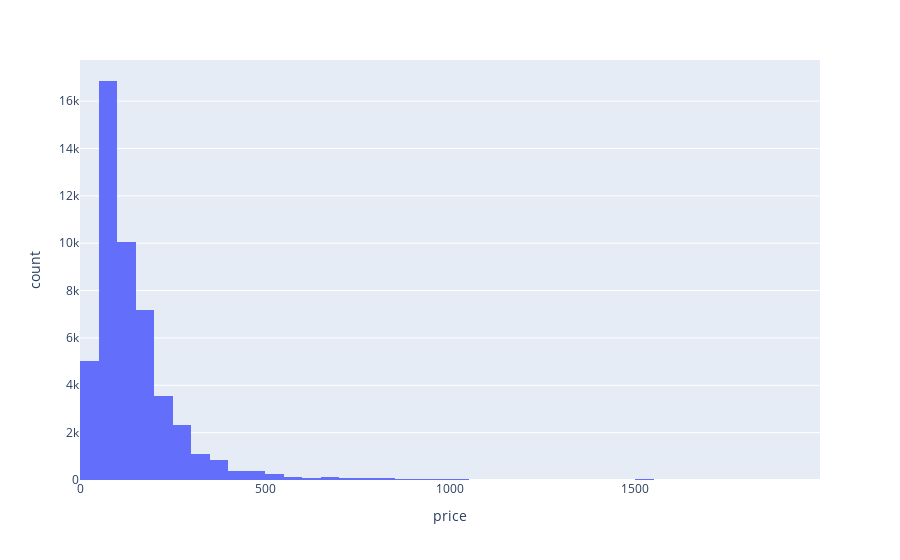

This figure's notebook cell:
### Markdown cell above
## What is the price distribution? There are more cheap or expensive accommodations?

### Code cell
#plt.figure(figsize = (20,5))
#plt.hist(data['price'], bins=100);

px.histogram(data[data['price'] < 2000], 'price', nbins=50 )

### Figure 1 — Plotly figure (JSON) as saved in the notebook; plotly's stock layout.template omitted (floating-point values rounded to 4 significant figures; data arrays with more than 128 entries replaced by an {"elided": "..."} marker saying what was removed)
{"data": [{"alignmentgroup": "True", "bingroup": "x", "hovertemplate": "price=%{x}<br>count=%{y}<extra></extra>", "legendgroup": "", "marker": {"color": "#636efa", "pattern": {"shape": ""}}, "name": "", "nbinsx": 50, "offsetgroup": "", "orientation": "v", "showlegend": false, "type": "histogram", "x": {"elided": "48785 int values"}, "xaxis": "x", "yaxis": "y"}], "layout": {"barmode": "relative", "legend": {"tracegroupgap": 0}, "margin": {"t": 60}, "xaxis": {"anchor": "y", "domain": [0, 1], "title": {"text": "price"}}, "yaxis": {"anchor": "x", "domain": [0, 1], "title": {"text": "count"}}}}
